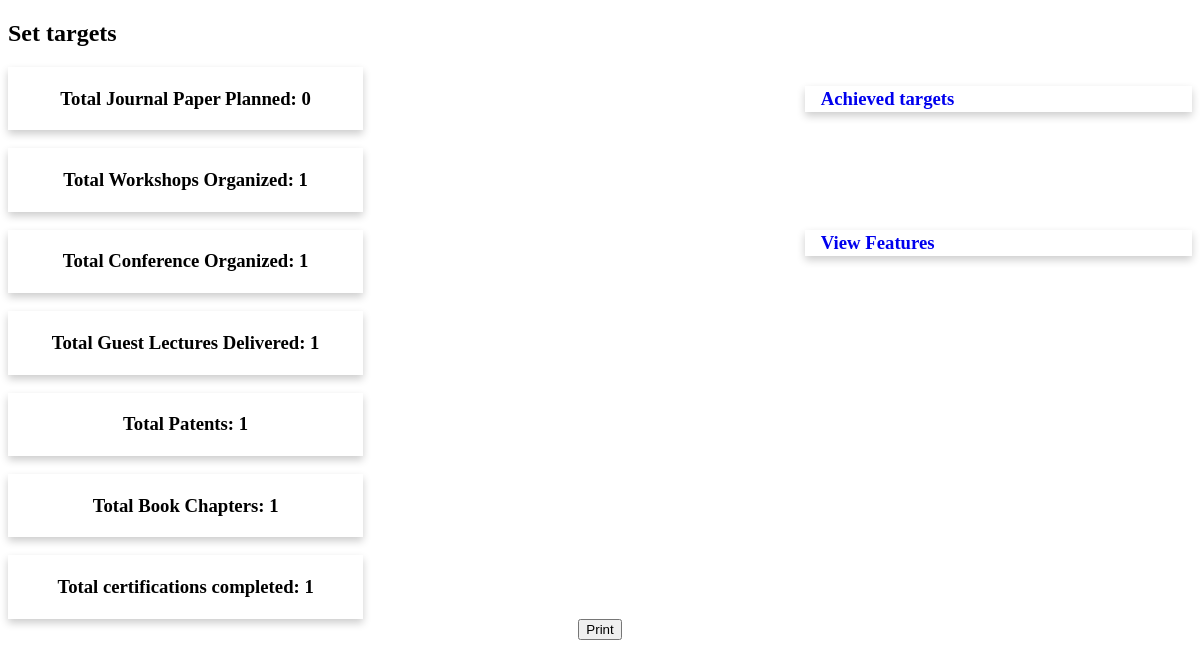
Page /fac_profile.php?email=levi@gmail.com on the committed database.
### tables this page shows
CREATE TABLE IF NOT EXISTS `targets` (
  `id` int(30) NOT NULL AUTO_INCREMENT,
  `email` varchar(100) NOT NULL,
  `jour_pub_plan` int(100) NOT NULL,
  `workshops` int(100) NOT NULL,
  `guest_lec_webi_con` int(100) NOT NULL,
  `guest_lec_deli` int(100) NOT NULL,
  `patents` int(100) NOT NULL,
  `book_chaps` int(100) NOT NULL,
  `course_certi` int(100) NOT NULL,
  PRIMARY KEY (`id`)
);

### fac_profile.php (the view, shortened to what this page needs)
<?php
include('dbconnection.php');
 if(isset($_GET['email'])){
     $f_email = $_GET['email'];
     $get_pro = "SELECT * FROM targets WHERE email ='$f_email'";
     $run_pro = mysqli_query($con, $get_pro);
 }
?>
<!DOCTYPE html>
<html>
<head>
</head>
<body>
<h2> Set targets</h2> <a href="achieved_targets.php?email=<?php echo  $f_email;?>">
<h3 class="left"> Achieved targets</h3></a>
<div class="card">
<?php
while($row_pro=mysqli_fetch_array($run_pro)){
    $jpp = $row_pro['jour_pub_plan'];
   $wrk = $row_pro['workshops'];
  $guest = $row_pro['guest_lec_webi_con'];
  $gdel = $row_pro['guest_lec_deli'];
  $pts = $row_pro['patents'];
  $book = $row_pro['book_chaps'];
  $cc = $row_pro['course_certi'];
?>
 <div class="container">
  <b><center> <h3> Total Journal Paper Planned:  <?php echo $jpp; ?> </h3></center></b>
 </div>
 </div>
 <br>
 <div class="card">
 <div class="container">
  <b><center> <h3> Total Workshops Organized:  <?php echo $wrk; ?> </h3></center></b>
 </div>
 </div>
 <a href="features_page.php?email=<?php echo  $f_email;?>">
 <h3 class="left"> View Features</h3></a>
 <br>
 <div class="card">
 <div class="container">
  <b><center> <h3> Total Conference Organized:  <?php echo $guest; ?> </h3></center></b>
 </div>
 </div>
 <br>
 <div class="card">
 <div class="container">
  <b><center> <h3> Total Guest Lectures Delivered:  <?php echo $gdel; ?> </h3></center></b>
 </div>
 </div>
 <br>
 <div class="card">
 <div class="container">
  <b><center> <h3> Total Patents:  <?php echo $pts; ?> </h3></center></b>
 </div>
 </div>
 <br>
 <div class="card">
 <div class="container">
  <b><center> <h3> Total Book Chapters:  <?php echo $book; ?> </h3></center></b>
 </div>
 </div>
 <br>
 <div class="card">
 <div class="container">
  <b><center> <h3> Total certifications completed:  <?php echo  $cc; ?> </h3></center></b>
 </div>
 </div>
 <?php
}
          ?>
<b><center> <button onclick="window.print();">Print</button></center></b>
</body>
</html>

### fac_profile.php (style rules this page uses)
.card { box-shadow: 0 4px 8px 0 rgba(0,0,0,0.2); transition: 0.3s; width: 30%; }
.container { padding: 2px 16px; }
.left { top : 70px; float: right; padding: 2px 16px; box-shadow: 0 4px 8px 0 rgba(0,0,0,0.2); transition: 0.3s; width: 30%; }

### rows in the picture
targets: jour_pub_plan "0", workshops "1", guest_lec_webi_con "1", guest_lec_deli "1", patents "1", book_chaps "1", course_certi "1"
